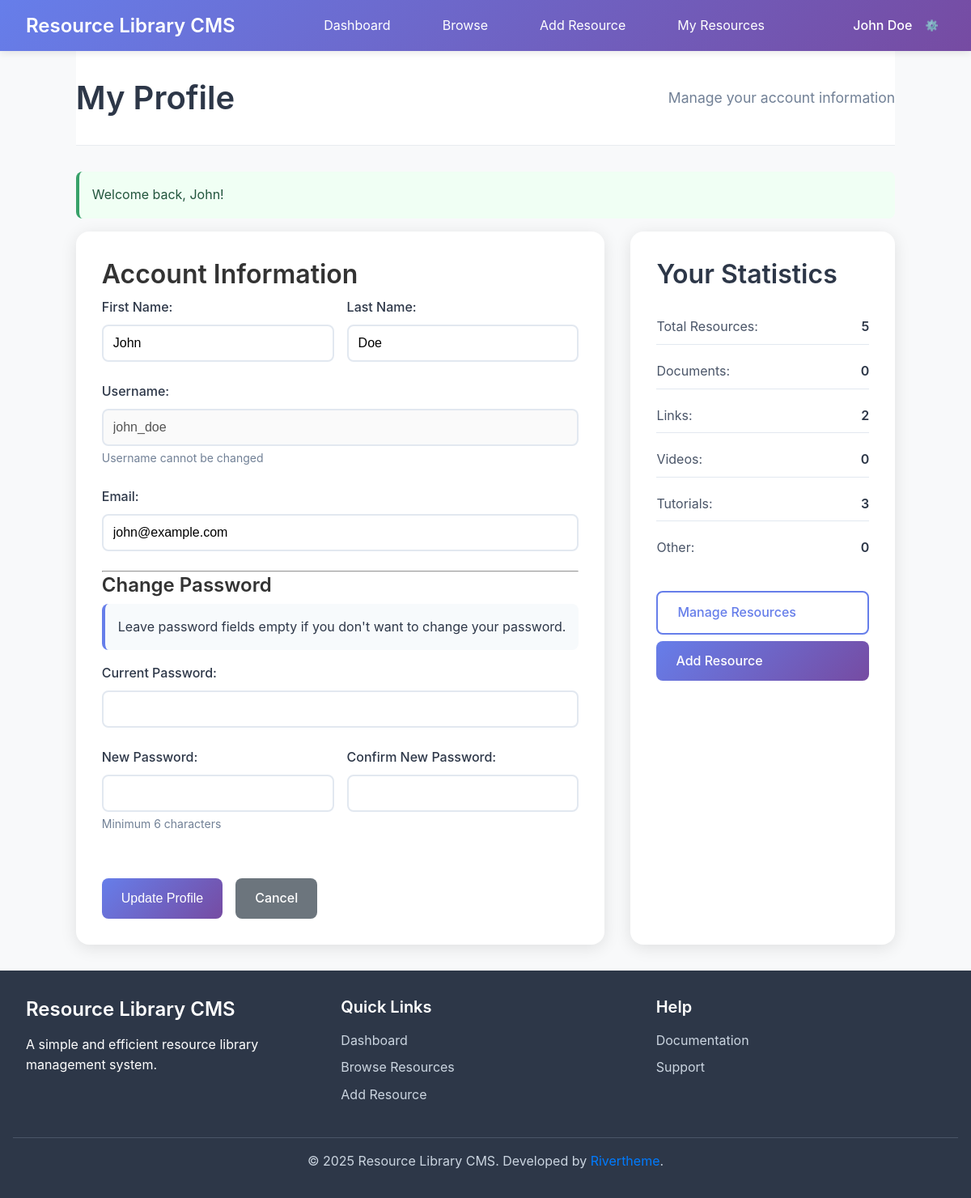
The page /pages/profile.php (signed in) on the database its author committed.
### tables this page shows
CREATE TABLE users (
    id INT AUTO_INCREMENT PRIMARY KEY,
    username VARCHAR(50) UNIQUE NOT NULL,
    email VARCHAR(100) UNIQUE NOT NULL,
    password_hash VARCHAR(255) NOT NULL,
    first_name VARCHAR(50) NOT NULL,
    last_name VARCHAR(50) NOT NULL,
    created_at TIMESTAMP DEFAULT CURRENT_TIMESTAMP,
    updated_at TIMESTAMP DEFAULT CURRENT_TIMESTAMP ON UPDATE CURRENT_TIMESTAMP,
    is_active BOOLEAN DEFAULT TRUE
);

### includes/Database.php (called while the page is built, shortened)
<?php
class Database {
    private $host;
    private $db_name;
    private $username;
    private $password;
    private $charset;
    private $pdo;
    public function __construct() {
        $this->host = DB_HOST;
        $this->db_name = DB_NAME;
        $this->username = DB_USER;
        $this->password = DB_PASS;
        $this->charset = DB_CHARSET;
    }
    public function connect() {
        if ($this->pdo === null) {
            try {
                $dsn = "mysql:host={$this->host};dbname={$this->db_name};charset={$this->charset}";
                $options = [
                    PDO::ATTR_ERRMODE => PDO::ERRMODE_EXCEPTION,
                    PDO::ATTR_DEFAULT_FETCH_MODE => PDO::FETCH_ASSOC,
                    PDO::ATTR_EMULATE_PREPARES => false,
                ];
                $this->pdo = new PDO($dsn, $this->username, $this->password, $options);
            } catch (PDOException $e) {
                throw new Exception("Database connection failed: " . $e->getMessage());
            }
        }
        return $this->pdo;
    }
    public function query($sql, $params = []) {
        try {
            $pdo = $this->connect();
            $stmt = $pdo->prepare($sql);
            $stmt->execute($params);
            return $stmt;
        } catch (PDOException $e) {
            throw new Exception("Query execution failed: " . $e->getMessage());
        }
    }
    public function fetch($sql, $params = []) {
        $stmt = $this->query($sql, $params);
        return $stmt->fetch();
    }
}
?>

### pages/profile.php (the view, shortened to what this page needs)
<?php
require_once '../includes/init.php';
?>
<!DOCTYPE html>
<html lang="en">
<head>
    <link rel="stylesheet" href="../assets/css/style.css">
</head>
<body>
    <?php include '../includes/header.php'; ?>
    <div class="container">
        <div class="page-header">
            <h1>My Profile</h1>
            <p>Manage your account information</p>
        </div>
        <div class="profile-container">
            <div class="profile-info">
                <h2>Account Information</h2>
                <form method="POST" action="">
                    <div class="form-row">
                        <div class="form-group">
                            <label for="first_name">First Name:</label>
                            <input type="text" id="first_name" name="first_name" required
                                   value="<?php echo htmlspecialchars($current_user['first_name']); ?>">
                        </div>
                        <div class="form-group">
                            <label for="last_name">Last Name:</label>
                            <input type="text" id="last_name" name="last_name" required
                                   value="<?php echo htmlspecialchars($current_user['last_name']); ?>">
                        </div>
                    </div>
                    <div class="form-group">
                        <label for="username">Username:</label>
                        <input type="text" id="username" value="<?php echo htmlspecialchars($current_user['username']); ?>" disabled>
                        <small>Username cannot be changed</small>
                    </div>
                    <div class="form-group">
                        <label for="email">Email:</label>
                        <input type="email" id="email" name="email" required
                               value="<?php echo htmlspecialchars($current_user['email']); ?>">
                    </div>
                    <hr>
                    <h3>Change Password</h3>
                    <p class="form-note">Leave password fields empty if you don't want to change your password.</p>
                    <div class="form-group">
                        <label for="current_password">Current Password:</label>
                        <input type="password" id="current_password" name="current_password">
                    </div>
                    <div class="form-row">
                        <div class="form-group">
                            <label for="new_password">New Password:</label>
                            <input type="password" id="new_password" name="new_password">
                            <small>Minimum <?php echo PASSWORD_MIN_LENGTH; ?> characters</small>
                        </div>
                        <div class="form-group">
                            <label for="confirm_password">Confirm New Password:</label>
                            <input type="password" id="confirm_password" name="confirm_password">
                        </div>
                    </div>
                    <div class="form-actions">
                        <button type="submit" class="btn btn-primary">Update Profile</button>
                        <a href="dashboard.php" class="btn btn-secondary">Cancel</a>
                    </div>
                </form>
            </div>
            <div class="profile-stats">
                <h2>Your Statistics</h2>
                <?php
                try {
                    $user_stats = $db->fetch("
                        SELECT
                            COUNT(*) as total_resources,
                            COUNT(CASE WHEN resource_type = 'document' THEN 1 END) as documents,
                            COUNT(CASE WHEN resource_type = 'link' THEN 1 END) as links,
                            COUNT(CASE WHEN resource_type = 'video' THEN 1 END) as videos,
                            COUNT(CASE WHEN resource_type = 'tutorial' THEN 1 END) as tutorials,
                            COUNT(CASE WHEN resource_type = 'other' THEN 1 END) as others
                        FROM resources
                        WHERE user_id = ? AND is_active = 1
                    ", [get_current_user_id()]);
                } catch (Exception $e) {
                    $user_stats = [
                        'total_resources' => 0,
                        'documents' => 0,
                        'links' => 0,
                        'videos' => 0,
                        'tutorials' => 0,
                        'others' => 0
                    ];
                }
                ?>
                <div class="stats-list">
                    <div class="stat-item">
                        <span class="stat-label">Total Resources:</span>
                        <span class="stat-value"><?php echo $user_stats['total_resources']; ?></span>
                    </div>
                    <div class="stat-item">
                        <span class="stat-label">Documents:</span>
                        <span class="stat-value"><?php echo $user_stats['documents']; ?></span>
                    </div>
                    <div class="stat-item">
                        <span class="stat-label">Links:</span>
                        <span class="stat-value"><?php echo $user_stats['links']; ?></span>
                    </div>
                    <div class="stat-item">
                        <span class="stat-label">Videos:</span>
                        <span class="stat-value"><?php echo $user_stats['videos']; ?></span>
                    </div>
                    <div class="stat-item">
                        <span class="stat-label">Tutorials:</span>
                        <span class="stat-value"><?php echo $user_stats['tutorials']; ?></span>
                    </div>
                    <div class="stat-item">
                        <span class="stat-label">Other:</span>
                        <span class="stat-value"><?php echo $user_stats['others']; ?></span>
                    </div>
                </div>
                <div class="profile-actions">
                    <a href="my_resources.php" class="btn btn-outline">Manage Resources</a>
                    <a href="add_resource.php" class="btn btn-primary">Add Resource</a>
                </div>
            </div>
        </div>
    </div>
    <?php include '../includes/footer.php'; ?>
</body>
</html>

### includes/header.php (shortened to what this page needs)
<?php
$current_user = get_current_user_data($db);
?>
<header class="main-header">
    <div class="container">
        <div class="header-content">
            <div class="logo">
                <a href="dashboard.php">
                    <h1><?php echo SITE_NAME; ?></h1>
                </a>
            </div>
            <nav class="main-nav">
                <ul>
                    <li><a href="dashboard.php" class="<?php echo basename($_SERVER['PHP_SELF']) == 'dashboard.php' ? 'active' : ''; ?>">Dashboard</a></li>
                    <li><a href="browse.php" class="<?php echo basename($_SERVER['PHP_SELF']) == 'browse.php' ? 'active' : ''; ?>">Browse</a></li>
                    <li><a href="add_resource.php" class="<?php echo basename($_SERVER['PHP_SELF']) == 'add_resource.php' ? 'active' : ''; ?>">Add Resource</a></li>
                    <li><a href="my_resources.php" class="<?php echo basename($_SERVER['PHP_SELF']) == 'my_resources.php' ? 'active' : ''; ?>">My Resources</a></li>
                </ul>
            </nav>
            <div class="user-menu">
                <div class="user-info">
                    <span class="user-name"><?php echo htmlspecialchars($current_user['first_name'] . ' ' . $current_user['last_name']); ?></span>
                    <div class="user-dropdown">
                        <button class="dropdown-toggle">⚙️</button>
                    </div>
                </div>
            </div>
        </div>
    </div>
</header>

### assets/css/style.css (style rules this page uses)
* { margin: 0; padding: 0; box-sizing: border-box; }
html { font-size: 16px; line-height: 1.6; }
body { font-family: -apple-system, BlinkMacSystemFont, 'Segoe UI', Roboto, Oxygen, Ubuntu, Cantarell, sans-serif; color: #333; background-color: #f8f9fa; min-height: 100vh; display: flex; flex-direction: column; }
h1, h2, h3, h4, h5, h6 { font-weight: 600; line-height: 1.3; margin-bottom: 0.5rem; }
h1 { font-size: 2.5rem; }
h2 { font-size: 2rem; }
h3 { font-size: 1.5rem; }
p { margin-bottom: 1rem; }
a { color: #007bff; text-decoration: none; transition: color 0.2s ease; }
.container { max-width: 1200px; margin: 0 auto; padding: 0 1rem; flex: 1; }
.main-header { background: linear-gradient(135deg, #667eea 0%, #764ba2 100%); color: white; box-shadow: 0 2px 10px rgba(0,0,0,0.1); position: sticky; top: 0; z-index: 1000; }
.header-content { display: flex; align-items: center; justify-content: space-between; padding: 1rem 0; max-width: 1200px; margin: 0 auto; padding-left: 1rem; padding-right: 1rem; }
.logo h1 { font-size: 1.5rem; margin: 0; color: white; }
.logo a { color: white; text-decoration: none; }
.main-nav ul { display: flex; list-style: none; gap: 2rem; }
.main-nav a { color: white; text-decoration: none; padding: 0.5rem 1rem; border-radius: 0.25rem; transition: background-color 0.2s ease; }
.user-menu { position: relative; }
.user-info { display: flex; align-items: center; gap: 0.5rem; }
.user-name { font-weight: 500; }
.user-dropdown { position: relative; }
.dropdown-toggle { background: none; border: none; color: white; cursor: pointer; padding: 0.5rem; border-radius: 0.25rem; transition: background-color 0.2s ease; }
.page-header { background: white; padding: 2rem 0; margin-bottom: 2rem; border-bottom: 1px solid #e9ecef; display: flex; justify-content: space-between; align-items: center; flex-wrap: wrap; gap: 1rem; }
.page-header h1 { margin: 0; color: #2d3748; }
.page-header p { margin: 0; color: #718096; font-size: 1.1rem; }
.btn { display: inline-flex; align-items: center; gap: 0.5rem; padding: 0.75rem 1.5rem; border: none; border-radius: 0.5rem; font-size: 1rem; font-weight: 500; text-decoration: none; cursor: pointer; transition: all 0.2s ease; text-align: center; white-space: nowrap; }
.btn-primary { background: linear-gradient(135deg, #667eea 0%, #764ba2 100%); color: white; }
.btn-secondary { background-color: #6c757d; color: white; }
.btn-outline { background-color: transparent; color: #667eea; border: 2px solid #667eea; }
.form-group { margin-bottom: 1.5rem; }
.form-row { display: grid; grid-template-columns: 1fr 1fr; gap: 1rem; }
.form-group label { display: block; margin-bottom: 0.5rem; font-weight: 500; color: #2d3748; }
.form-group input, .form-group select, .form-group textarea { width: 100%; padding: 0.75rem; border: 2px solid #e2e8f0; border-radius: 0.5rem; font-size: 1rem; transition: border-color 0.2s ease, box-shadow 0.2s ease; }
.form-group small { display: block; margin-top: 0.25rem; color: #718096; font-size: 0.875rem; }
.form-actions { display: flex; gap: 1rem; margin-top: 2rem; }
.form-note { background-color: #f7fafc; padding: 1rem; border-radius: 0.5rem; border-left: 4px solid #667eea; margin-bottom: 1rem; color: #2d3748; }
.profile-container { display: grid; grid-template-columns: 2fr 1fr; gap: 2rem; margin-bottom: 2rem; }
.profile-info, .profile-stats { background: white; padding: 2rem; border-radius: 1rem; box-shadow: 0 4px 20px rgba(0,0,0,0.1); }
.profile-stats h2 { margin-bottom: 1.5rem; color: #2d3748; }
.stats-list { display: flex; flex-direction: column; gap: 0.75rem; margin-bottom: 2rem; }
.stat-item { display: flex; justify-content: space-between; align-items: center; padding: 0.5rem 0; border-bottom: 1px solid #e2e8f0; }
.stat-item:last-child { border-bottom: none; }
.stat-label { color: #4a5568; }
.stat-value { font-weight: 600; color: #2d3748; }
.profile-actions { display: flex; flex-direction: column; gap: 0.5rem; }

### rows shown on the page
users: first_name+last_name "John Doe", first_name "John", last_name "Doe", username "john_doe", email "john@example.com"

### other values the page prints
SITE_NAME "Resource Library CMS"
$message['text'] "Welcome back, John!"
PASSWORD_MIN_LENGTH "6"
$user_stats['total_resources'] "5"
$user_stats['documents'] "0"
$user_stats['links'] "2"
$user_stats['videos'] "0"
$user_stats['tutorials'] "3"
$user_stats['others'] "0"
